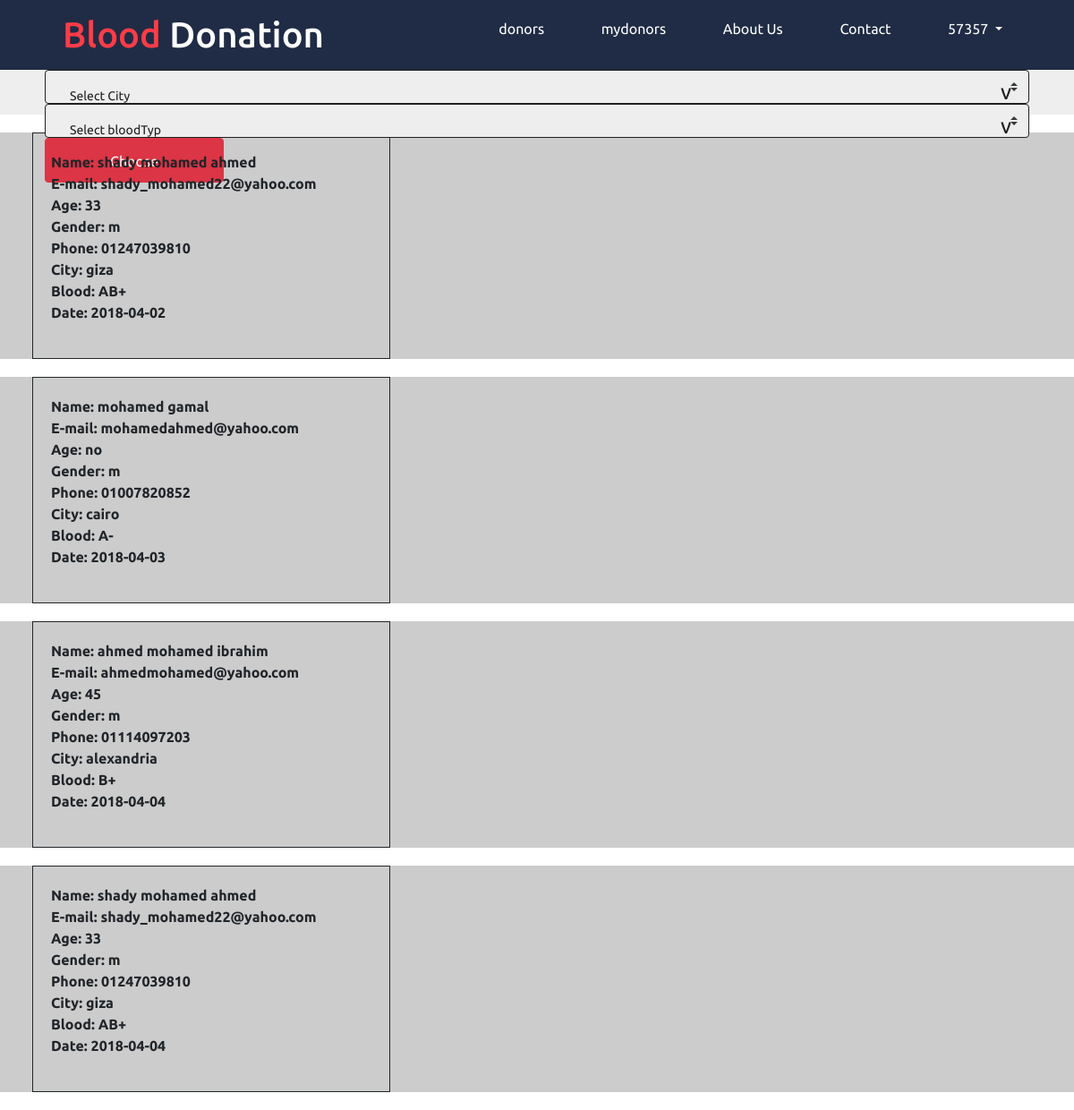
The app's page /blood/medical/donors.php (signed in) with its own data.
### tables this page shows
CREATE TABLE `donor` (
  `d_ID` int(11) NOT NULL,
  `username` varchar(255) NOT NULL,
  `password` varchar(255) NOT NULL,
  `fullname` varchar(255) DEFAULT NULL,
  `email` varchar(255) NOT NULL,
  `creation` date NOT NULL,
  `gender` char(2) DEFAULT NULL,
  `age` int(2) DEFAULT NULL,
  `phone` varchar(11) NOT NULL,
  `telephone` varchar(11) NOT NULL,
  `address` varchar(255) DEFAULT NULL,
  `city_ID` int(11) NOT NULL,
  `blood_ID` int(11) NOT NULL,
  `reg_Type` int(11) NOT NULL DEFAULT '0',
  `group_ID` int(11) NOT NULL DEFAULT '0'
);

CREATE TABLE `city` (
  `city_ID` int(11) NOT NULL,
  `name` varchar(255) NOT NULL
);

CREATE TABLE `blood` (
  `b_ID` int(11) NOT NULL,
  `type` varchar(255) NOT NULL
);

CREATE TABLE `blood_test` (
  `bt_ID` int(11) NOT NULL,
  `d_ID` int(11) NOT NULL,
  `time` date NOT NULL,
  `description` text,
  `file_Upload` text
);

### blood/medical/init.php (called while the page is built, shortened)
<?php
$temp_path = 'include/template/';
$css = 'layout/Css/';
include $temp_path.'header.php';
include $temp_path.'navbar.php';
?>

### blood/medical/donors.php (the view, shortened to what this page needs)
<?php
if(isset($_SESSION['accountname'])){
    include 'init.php';
?>
    <nav class="hospital_option">
        <label class="custom-select" for="styledSelect1">
            <select id="styledSelect1" name="city">
                <option value="">Select City</option>
                <?php
                    $city = $con->prepare("SELECT * FROM city");
                    $city->execute();
                    while($row=$city->fetch()){
                     ?>
                    <option value="<?php echo $row['city_ID'] ?>"><?php echo $row['name']; ?></option>
                <?php } ?>
            </select>
        </label>
        <label class="custom-select" for="styledSelect1">
            <select id="styledSelect1" name="blood">
                    <option value="">Select bloodTyp</option>
                    <?php
                    $blood = $con->prepare("SELECT * FROM blood");
                    $blood->execute();
                    while($row=$blood->fetch()){
                     ?>
                    <option value="<?php echo $row['b_ID'] ?>"><?php echo $row['type']; ?></option>
                <?php } ?>
            </select>
        </label>
        <a href="select.php?page=city&id=<?php echo $row['b_ID'] ?>" class="btn btn-danger button_hos_info" role="button">Choose</a>
    </nav>
    <?php
    $donor_detail = $con->prepare("SELECT
                    donor.d_ID AS d_ID ,bt_ID,fullname,email,gender,age,phone,name,type,time,description
                    FROM donor,blood_test,city,blood
                    WHERE donor.city_ID = city.city_ID
                    AND   donor.blood_ID = blood.b_ID
                    AND   donor.d_ID = blood_test.d_ID
                    ");
    $donor_detail->execute();
    while($row=$donor_detail->fetch()){
?>
        <section class="all_info">
            <div class="doners_info div-all-together">
                <div class="_info col-sm-6 col-md-4">
                    <form>
                        <div class="hide_div"><span>Name: </span><span><?php echo $row['fullname'] ?></span></div>
                        <div class="hide_div"><span>E-mail: </span><span><?php echo $row['email'] ?></span></div>
                        <div class="hide_div"><span>Age: </span><span>
                    <?php
                        if($row['age']==0){
                            echo "no";
                        }else{
                        echo $row['age'];
                        }
                    ?>
                </span></div>
                        <div class="hide_div"><span>Gender: </span><span>
                    <?php
                        if($row['gender']==''){
                            echo "no";
                        }else{
                            echo $row['gender'];
                        }
                    ?>
                    </span></div>
                        <div class="hide_div"><span>Phone: </span><span><?php echo $row['phone'] ?></span></div>
                        <div class="hide_div"><span>City: </span><span><?php echo $row['name'] ?></span></div>
                        <div class="hide_div"><span>Blood: </span><span><?php echo $row['type'] ?></span></div>
                        <div class="hide_div"><span>Date: </span><span><?php echo $row['time'] ?></span></div>
                        <div><i class="fa fa-tint fa-5x color " style="color: #D83841"></i></div>
                    </form>
                </div>
            </div>
        </section>
        <?php
    }
    include $temp_path.'footer.php';
}else{
    header('Location:../index.php');
}
?>

### blood/medical/include/template/header.php (shortened to what this page needs)
<!DOCTYPE html>
<html lang="en">
<head>
    <link rel="stylesheet" href="<?php echo $css; ?>bootstrap.min.css">
    <link rel="stylesheet" href="<?php echo $css; ?>animate.css">
    <link rel="stylesheet" href="<?php echo $css; ?>jquery.bxslider.css">
    <link rel="stylesheet" href="<?php echo $css; ?>font-awesome.min.css">
    <link rel="stylesheet" href="<?php echo $css; ?>index.css">
</head>
<body>

### blood/medical/include/template/navbar.php (shortened to what this page needs)
<div class="section1" id="top">
    <nav>
        <h1 class="logo"><a href="home_medical.php"><span class="blood">Blood </span>Donation</a></h1>
        <ul class="nav-ul">
            <li><a href="donors.php">donors</a></li>
            <li><a href="choosen.php" class="contact-linknav">mydonors</a></li>
            <li><a href="aboutus_inside.php">About Us</a></li>
            <li><a href="#" class="contact-linknav">Contact</a></li>
            <li class="dropdown">
                <a href="#" class="dropdown-toggle" data-toggle="dropdown" role="button" aria-haspopup="true" aria-expanded="false"> <?php echo $_SESSION['accountname'] ?> <span class="caret"></span></a>
            </li>
        </ul>
    </nav>
</div>

### blood/medical/include/template/footer.php (shortened to what this page needs)
</body>
</html>

### blood/medical/layout/Css/index.css (style rules this page uses)
body { font-family: 'Ubuntu', sans-serif; margin: 0; padding: 0; overflow: hidden !important; max-width: 100%; }
nav { width: 100%; background-color: #202c45; padding: 0 50px; -webkit-box-sizing: border-box; box-sizing: border-box; }
nav > .logo { margin: 0; padding: 15px 20px; float: left; }
nav > .logo > a { color: #fff; text-decoration: none; }
nav > ul { margin: 0; padding: 0; float: right; }
nav > ul > li { list-style: none; display: inline-block; padding: 20px 30px; -webkit-transition: .5s; transition: .5s; }
nav > ul > li > a, nav > ul > li > a:hover { color: #fff; text-decoration: none; }
nav > ul > li > a, nav > ul > li > a:active { color: #fff; text-decoration: none; }
.blood { color: #fe3c47; }
.dropdown { background-color: #202C45; min-width: 100px; }
.all_info { background-color: #CCC; width: 100%; height: 100%; }
.doners_info { margin-top: 20px; margin-bottom: 20px; position: relative; font-family: 'Ubuntu', sans-serif; font-weight: 800; }
.doners_info ._info { margin-right: 3%; margin-left: 3%; border: 1px solid; width: 44%; max-height: 253px; min-height: 253px; padding: 20px; margin-bottom: 20px; font-family: inherit; }
.doners_info ._info .fa-tint { position: absolute; font-size: 250px; top: 0px; right: 40px; }
.hospital_option { height: 50px; background-color: #EEE !important; margin-bottom: 25px; margin-top: 10px; margin: 0 auto; }
.custom-select { position: relative; display: inline-block; margin: 0 auto; border: 1px solid #1f1f1f; background-color: #EEE; z-index: 10; }
.custom-select select { border: none; outline: none; background: transparent; -webkit-appearance: none; -moz-appearance: none; appearance: none; border-radius: 0; margin-right: 20px; display: block; width: 505px; padding: 12px 55px 15px 15px; font-size: 14px; color: #1f1f1f; }
.custom-select:after { position: absolute; right: 0; top: 5px; width: 50px; height: 100%; line-height: 38px; content: "v"; text-align: center; color: #1f1f1f; font-size: 24px; z-index: -1; }
.button_hos_info { width: 200px; height: 100%; line-height: 2.428571; }

### records on screen
donor: fullname "shady mohamed ahmed", email "shady_mohamed22@yahoo.com", age "33", gender "m", phone "01247039810", city_ID.name "giza", blood_ID.type "AB+", blood_test.time "2018-04-02", blood_test.time "2018-04-04"
donor: fullname "mohamed gamal", email "mohamedahmed@yahoo.com", age "no", gender "m", phone "01007820852", city_ID.name "cairo", blood_ID.type "A-", blood_test.time "2018-04-03"
donor: fullname "ahmed mohamed ibrahim", email "ahmedmohamed@yahoo.com", age "45", gender "m", phone "01114097203", city_ID.name "alexandria", blood_ID.type "B+", blood_test.time "2018-04-04"

### other values on screen
$_SESSION['accountname'] "57357"
